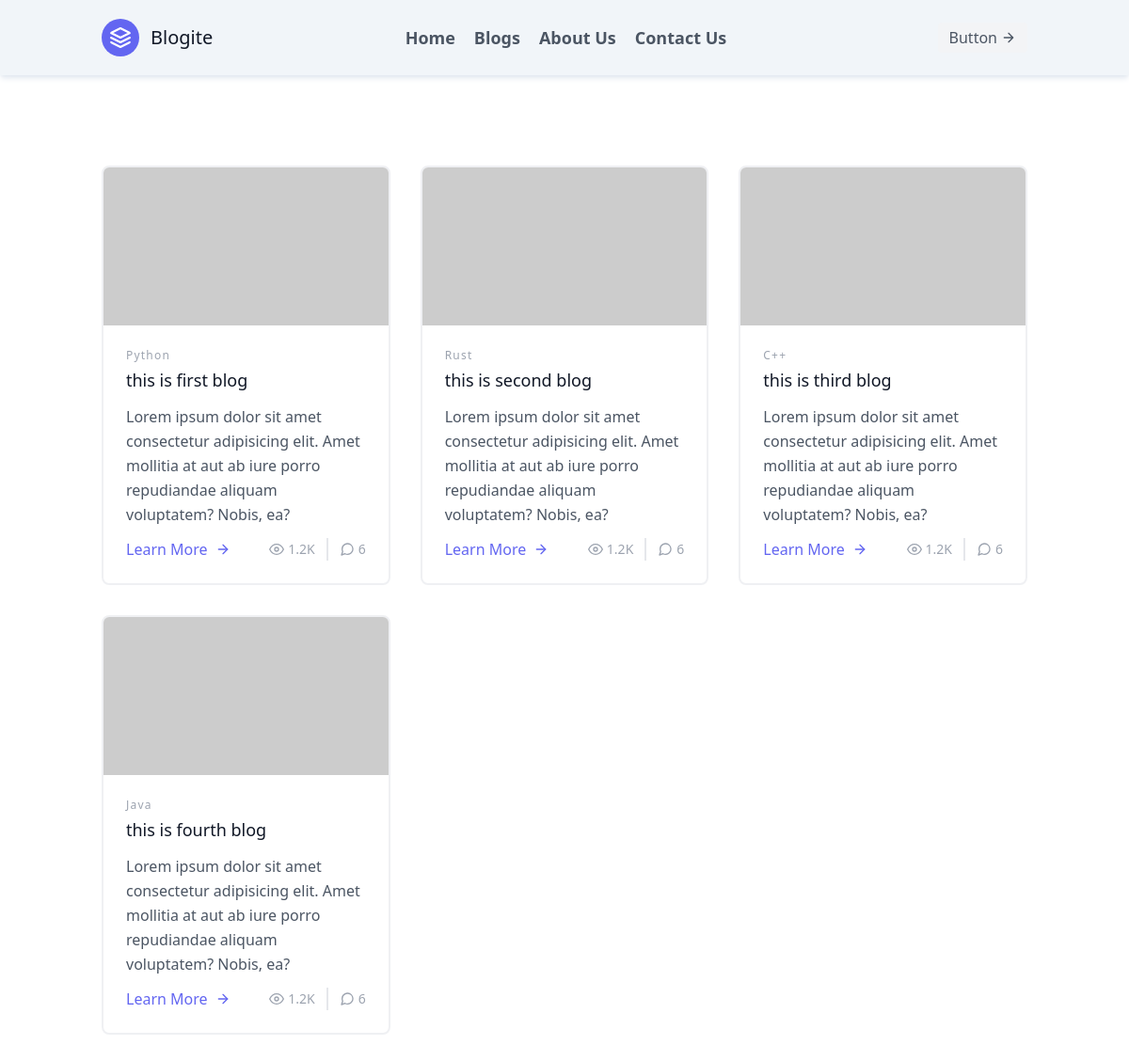
Screenshot of /blogs with the database file from the repository.
### app/models.py (models this page shows, shortened)
class Blogs(db.Model):
    __tablename__ = 'blogs'
    id = db.Column(db.Integer, primary_key=True)
    title = db.Column(db.String(255), nullable=False, unique=True)
    category = db.Column(db.String(255), nullable=False)
    desc = db.Column(db.String(500), nullable=False)
    date = db.Column(db.DateTime, default=datetime.now())

### app/routes.py (the view)
@app.route("/blogs")
def blogs():
    blogs = Blogs.query.all()
    return render_template('blogs.html', blogs=blogs)

### app/routes.py (called while the page is built)
@app.before_request
def set_layout():
    g.useLayout = request.headers.get('hx-request') != 'true'

### app/templates/blogs.html (shortened to what this page needs)
{% extends 'base.html' %}
{% block content %}
<section class="text-gray-600 body-font">
    <div class="container px-5 py-24 mx-auto">
        <div class="flex flex-wrap -m-4">
            {% for blog in blogs %}
            <div class="p-4 md:w-1/3">
                <div class="h-full border-2 border-gray-200 border-opacity-60 rounded-lg overflow-hidden">
                    <img class="w-full object-cover object-center" src="https://dummyimage.com/720x400" alt="blog">
                    <div class="p-6">
                        <h2 class="tracking-widest text-xs title-font font-medium text-gray-400 mb-1">{{blog.category}}
                        </h2>
                        <h1 class="title-font text-lg font-medium text-gray-900 mb-3">{{blog.title}}</h1>
                        <p class="leading-relaxed mb-3">{{blog.desc}}</p>
                        <div class="flex items-center flex-wrap ">
                            <a class="text-indigo-500 inline-flex items-center md:mb-2 lg:mb-0">Learn More
                                <svg class="w-4 h-4 ml-2" viewBox="0 0 24 24" stroke="currentColor" stroke-width="2"
                                    fill="none" stroke-linecap="round" stroke-linejoin="round">
                                    <path d="M5 12h14"></path>
                                    <path d="M12 5l7 7-7 7"></path>
                                </svg>
                            </a>
                            <span
                                class="text-gray-400 mr-3 inline-flex items-center lg:ml-auto md:ml-0 ml-auto leading-none text-sm pr-3 py-1 border-r-2 border-gray-200">
                                <svg class="w-4 h-4 mr-1" stroke="currentColor" stroke-width="2" fill="none"
                                    stroke-linecap="round" stroke-linejoin="round" viewBox="0 0 24 24">
                                    <path d="M1 12s4-8 11-8 11 8 11 8-4 8-11 8-11-8-11-8z"></path>
                                    <circle cx="12" cy="12" r="3"></circle>
                                </svg>1.2K
                            </span>
                            <span class="text-gray-400 inline-flex items-center leading-none text-sm">
                                6
                            </span>
                        </div>
                    </div>
                </div>
            </div>
            {% endfor %}
        </div>
    </div>
</section>
{% endblock %}

### app/templates/base.html (shortened to what this page needs)
{% if g.useLayout %}
<!DOCTYPE html>
<html lang="en">
<head>
    <link rel="stylesheet" href="{{url_for('static', filename='css/style.css')}}">
</head>
<body>
    {% include "./components/navbar.html" %}
    {% endif %}
    <main id="main">
        {% block content %} {% endblock %}
    </main>
    {% if g.useLayout %}
</body>
</html>
{% endif %}

### app/templates/components/navbar.html
<nav class="text-gray-600 body-font bg-slate-100 shadow-md shadow-slate-200">
    <div class="container mx-auto flex flex-wrap p-5 flex-col md:flex-row items-center">
        <a hx-get="/" href="/" hx-target="#main" hx-push-url="/"
            class="flex title-font font-medium items-center text-gray-900 mb-4 md:mb-0">
            <svg xmlns="http://www.w3.org/2000/svg" fill="none" stroke="currentColor" stroke-linecap="round"
                stroke-linejoin="round" stroke-width="2" class="w-10 h-10 text-white p-2 bg-indigo-500 rounded-full"
                viewBox="0 0 24 24">
                <path d="M12 2L2 7l10 5 10-5-10-5zM2 17l10 5 10-5M2 12l10 5 10-5"></path>
            </svg>
            <span class="ml-3 text-xl">Blogite</span>
        </a>
        <div class="md:ml-auto md:mr-auto flex flex-wrap items-center text-lg font-semibold justify-center"
            hx-target="#main">
            <a href="/" hx-get="/" hx-push-url="true" class="mr-5 hover:text-gray-900">Home</a>
            <a href="/blogs" hx-get="/blogs" hx-push-url="true" class="mr-5 hover:text-gray-900">Blogs</a>
            <a href="/about-us" hx-get="/about-us" hx-push-url="true" class="mr-5 hover:text-gray-900">About Us</a>
            <a href="/contact" hx-get="/contact" hx-push-url="true" class="mr-5 hover:text-gray-900">Contact Us</a>
        </div>
        <button
            class="inline-flex items-center bg-gray-100 border-0 py-1 px-3 focus:outline-none hover:bg-gray-200 rounded text-base mt-4 md:mt-0">Button
            <svg fill="none" stroke="currentColor" stroke-linecap="round" stroke-linejoin="round" stroke-width="2"
                class="w-4 h-4 ml-1" viewBox="0 0 24 24">
                <path d="M5 12h14M12 5l7 7-7 7"></path>
            </svg>
        </button>
    </div>
</nav>

### rows the page displays
Blogs: category "Python", title "this is first blog", desc "Lorem ipsum dolor sit amet consectetur adipisicing elit. Amet mollitia at aut ab iure porro repudiandae aliquam voluptatem? Nobis, ea?"
Blogs: category "Rust", title "this is second blog", desc "Lorem ipsum dolor sit amet consectetur adipisicing elit. Amet mollitia at aut ab iure porro repudiandae aliquam voluptatem? Nobis, ea?"
Blogs: category "C++", title "this is third blog", desc "Lorem ipsum dolor sit amet consectetur adipisicing elit. Amet mollitia at aut ab iure porro repudiandae aliquam voluptatem? Nobis, ea?"
Blogs: category "Java", title "this is fourth blog", desc "Lorem ipsum dolor sit amet consectetur adipisicing elit. Amet mollitia at aut ab iure porro repudiandae aliquam voluptatem? Nobis, ea?"
